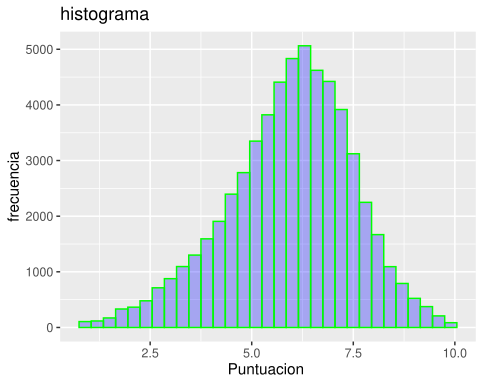

Write R code to recreate this figure.
#graficos
#histogramas

install.packages('ggplot2movies')
library(ggplot2)
library(ggplot2movies)
peliculas = movies
head(peliculas)

#titulos
peliculas[c('title','year','rating')]

#frecuencia en que se repite rating
grafico = ggplot(peliculas, aes(x= rating))
grafico = grafico + geom_histogram()
print (grafico)

#grafico mas estrecho
grafico = ggplot(peliculas, aes(x= rating))
grafico = grafico + geom_histogram(binwidth = .3)
print (grafico)

#grafico mas estrecho y color
grafico = ggplot(peliculas, aes(x= rating))
grafico = grafico + geom_histogram(binwidth = .3, color ='green', fill='blue')
print (grafico)


#titulos y suvidad = alpha, nombres a filas y columnas
grafico = ggplot(peliculas, aes(x= rating))
grafico = grafico + geom_histogram(binwidth = .3, color ='green', fill='blue', alpha= 0.3)
grafico = grafico + xlab('Puntuacion ') +ylab('frecuencia') + ggtitle('histograma')
print (grafico)
